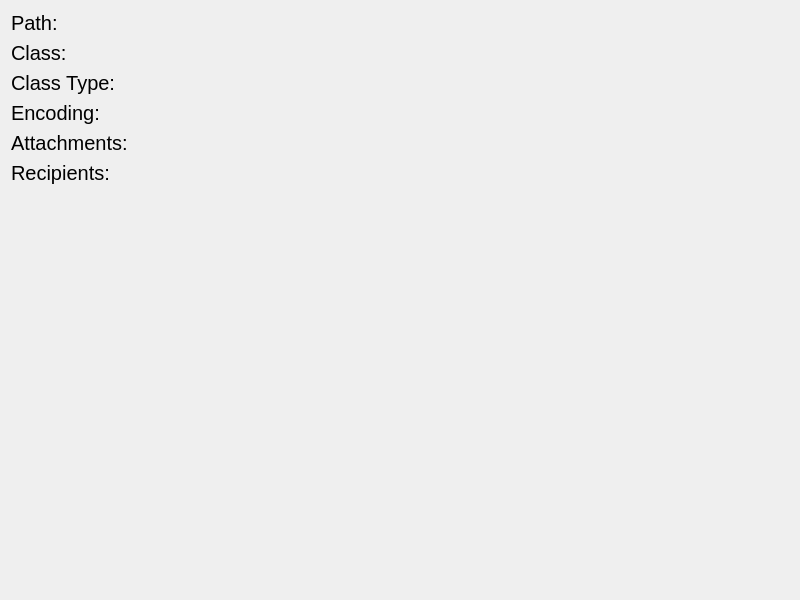
<?xml version="1.0" encoding="UTF-8"?>
<ui version="4.0">
 <class>MSGDetailsPage</class>
 <widget class="QWidget" name="MSGDetailsPage">
  <property name="geometry">
   <rect>
    <x>0</x>
    <y>0</y>
    <width>800</width>
    <height>600</height>
   </rect>
  </property>
  <property name="windowTitle">
   <string>MSGDetailsPage</string>
  </property>
  <layout class="QGridLayout" name="gridLayout">
   <item row="0" column="0">
    <widget class="QLabel" name="label">
     <property name="font">
      <font>
       <pointsize>15</pointsize>
      </font>
     </property>
     <property name="text">
      <string>Path:</string>
     </property>
    </widget>
   </item>
   <item row="4" column="0">
    <widget class="QLabel" name="label_2">
     <property name="font">
      <font>
       <pointsize>15</pointsize>
      </font>
     </property>
     <property name="text">
      <string>Attachments:</string>
     </property>
    </widget>
   </item>
   <item row="1" column="0">
    <widget class="QLabel" name="label_5">
     <property name="font">
      <font>
       <pointsize>15</pointsize>
      </font>
     </property>
     <property name="text">
      <string>Class:</string>
     </property>
    </widget>
   </item>
   <item row="5" column="1">
    <widget class="QLabel" name="labelRecipCount">
     <property name="font">
      <font>
       <pointsize>15</pointsize>
      </font>
     </property>
     <property name="text">
      <string/>
     </property>
    </widget>
   </item>
   <item row="5" column="0">
    <widget class="QLabel" name="label_4">
     <property name="font">
      <font>
       <pointsize>15</pointsize>
      </font>
     </property>
     <property name="text">
      <string>Recipients:</string>
     </property>
    </widget>
   </item>
   <item row="3" column="1">
    <widget class="QLabel" name="labelEncoding">
     <property name="font">
      <font>
       <pointsize>15</pointsize>
      </font>
     </property>
     <property name="text">
      <string/>
     </property>
    </widget>
   </item>
   <item row="4" column="1">
    <widget class="QLabel" name="labelAttachCount">
     <property name="font">
      <font>
       <pointsize>15</pointsize>
      </font>
     </property>
     <property name="text">
      <string/>
     </property>
    </widget>
   </item>
   <item row="1" column="1">
    <widget class="QLabel" name="labelClass">
     <property name="font">
      <font>
       <pointsize>15</pointsize>
      </font>
     </property>
     <property name="text">
      <string/>
     </property>
    </widget>
   </item>
   <item row="0" column="1">
    <widget class="QLabel" name="labelPath">
     <property name="font">
      <font>
       <pointsize>15</pointsize>
      </font>
     </property>
     <property name="text">
      <string/>
     </property>
    </widget>
   </item>
   <item row="7" column="1">
    <spacer name="verticalSpacer">
     <property name="orientation">
      <enum>Qt::Vertical</enum>
     </property>
     <property name="sizeHint" stdset="0">
      <size>
       <width>20</width>
       <height>40</height>
      </size>
     </property>
    </spacer>
   </item>
   <item row="0" column="2">
    <spacer name="horizontalSpacer">
     <property name="font">
      <font>
       <pointsize>15</pointsize>
      </font>
     </property>
     <property name="orientation">
      <enum>Qt::Horizontal</enum>
     </property>
     <property name="sizeHint" stdset="0">
      <size>
       <width>40</width>
       <height>20</height>
      </size>
     </property>
    </spacer>
   </item>
   <item row="3" column="0">
    <widget class="QLabel" name="label_3">
     <property name="font">
      <font>
       <pointsize>15</pointsize>
      </font>
     </property>
     <property name="text">
      <string>Encoding:</string>
     </property>
    </widget>
   </item>
   <item row="2" column="0">
    <widget class="QLabel" name="label_9">
     <property name="font">
      <font>
       <pointsize>15</pointsize>
      </font>
     </property>
     <property name="text">
      <string>Class Type:</string>
     </property>
    </widget>
   </item>
   <item row="2" column="1">
    <widget class="QLabel" name="labelClassType">
     <property name="font">
      <font>
       <pointsize>15</pointsize>
      </font>
     </property>
     <property name="text">
      <string/>
     </property>
    </widget>
   </item>
  </layout>
 </widget>
 <resources/>
 <connections/>
</ui>
